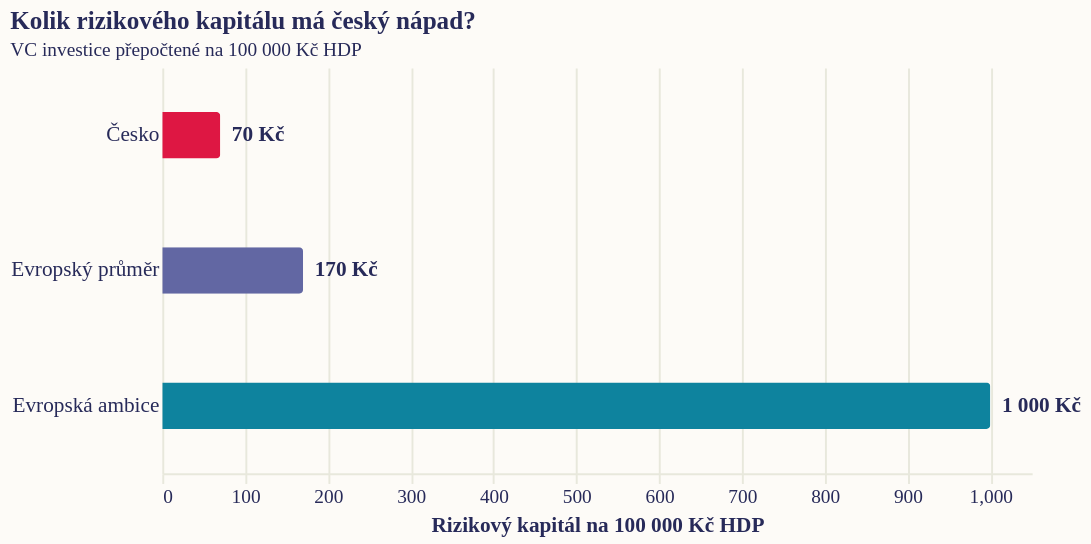

The specification (Vega-Lite) saved for this image:
### Vega-Lite specification from a JSON file in a GitHub repository (floating-point values rounded to 4 significant figures)
{"$schema": "https://vega.github.io/schema/vega-lite/v5.json", "background": "#fdfbf7", "title": {"text": "Kolik rizikového kapitálu má český nápad?", "subtitle": "VC investice přepočtené na 100 000 Kč HDP", "anchor": "start", "font": "Roboto Slab", "fontSize": 13, "subtitleFont": "Work Sans", "subtitleFontSize": 10, "color": "#272a59", "subtitleColor": "#272a59"}, "width": 450, "height": 210, "data": {"values": [{"oblast": "Česko", "kc": 70, "label": "70 Kč", "role": "Česko"}, {"oblast": "Evropský průměr", "kc": 170, "label": "170 Kč", "role": "Srovnání"}, {"oblast": "Evropská ambice", "kc": 1000, "label": "1 000 Kč", "role": "Cíl"}]}, "encoding": {"y": {"field": "oblast", "type": "nominal", "sort": ["Česko", "Evropský průměr", "Evropská ambice"], "title": null, "axis": {"labelFont": "Work Sans", "labelFontSize": 11, "labelColor": "#272a59", "domain": false, "ticks": false}}, "x": {"field": "kc", "type": "quantitative", "title": "Rizikový kapitál na 100 000 Kč HDP", "scale": {"domain": [0, 1050]}, "axis": {"labelFont": "Work Sans", "labelFontSize": 10, "labelColor": "#272a59", "titleFont": "Work Sans", "titleFontSize": 11, "titleColor": "#272a59", "gridColor": "#e8e8dc", "domainColor": "#e8e8dc", "tickColor": "#e8e8dc"}}}, "layer": [{"mark": {"type": "bar", "height": 24, "cornerRadiusEnd": 2}, "encoding": {"color": {"field": "role", "type": "nominal", "scale": {"domain": ["Česko", "Srovnání", "Cíl"], "range": ["#de1743", "#6267a3", "#0e839e"]}, "legend": null}}}, {"mark": {"type": "text", "align": "left", "baseline": "middle", "dx": 6, "font": "Work Sans", "fontSize": 11, "fontWeight": 600, "color": "#272a59"}, "encoding": {"text": {"field": "label"}, "x": {"field": "kc", "type": "quantitative"}}}], "config": {"view": {"stroke": null}, "font": "Work Sans", "axis": {"labelFont": "Work Sans", "titleFont": "Work Sans"}}, "_source": "Czech Founders / State of European Tech 2024", "usermeta": {"note": "Přepočet z VC investic jako podílu HDP: ČR 0,07 %, Evropa 0,17 %, evropská ambice 1 % HDP."}}
